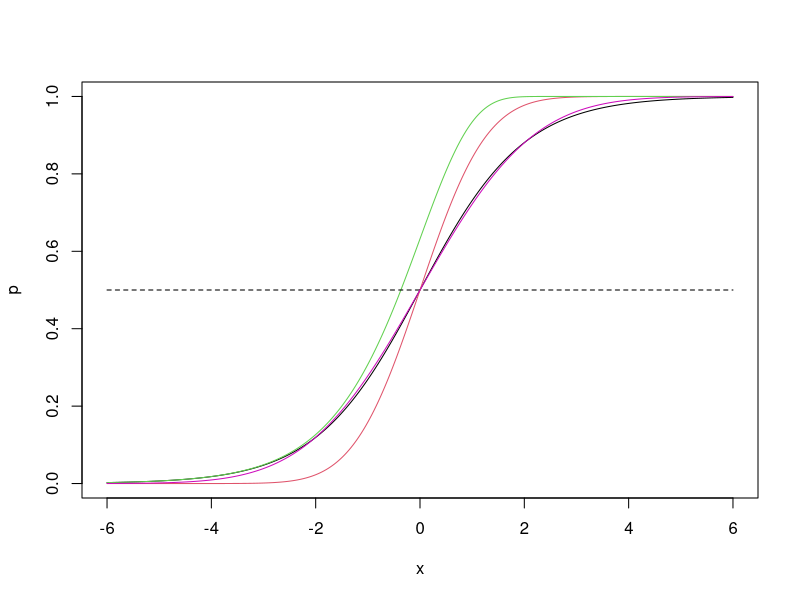
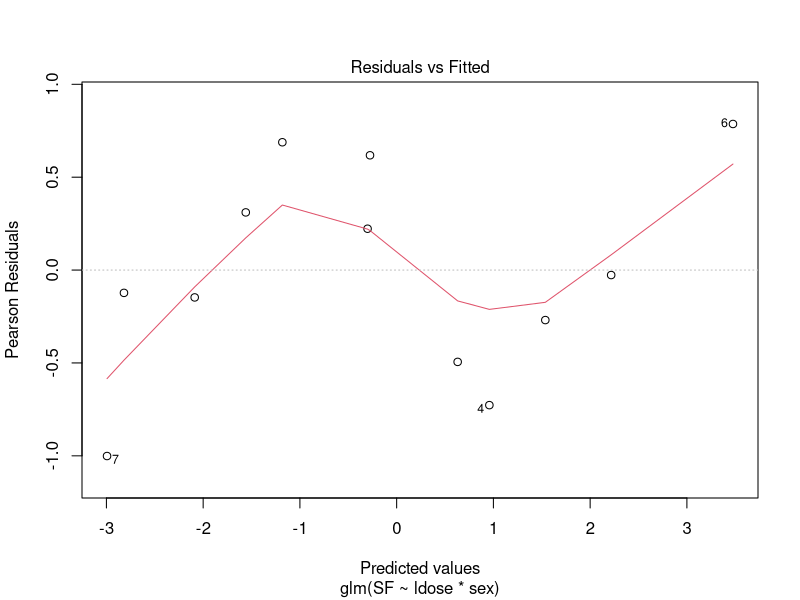
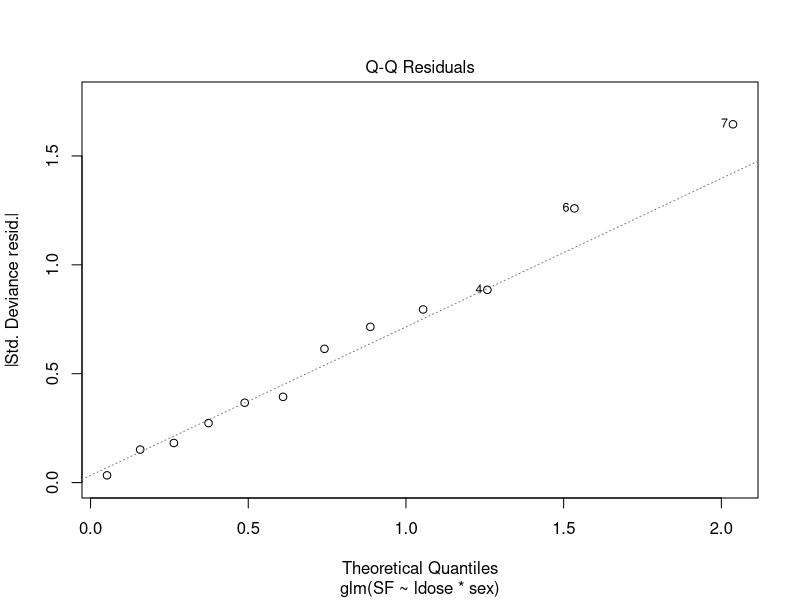
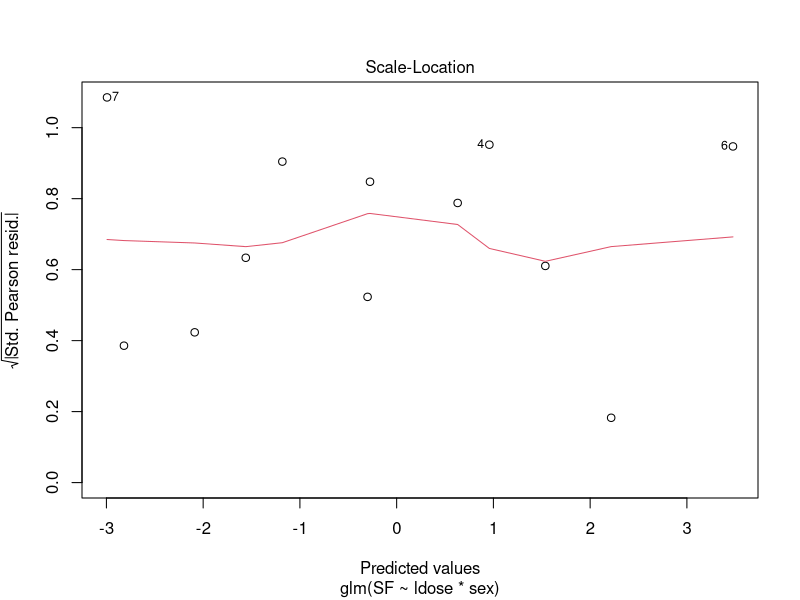
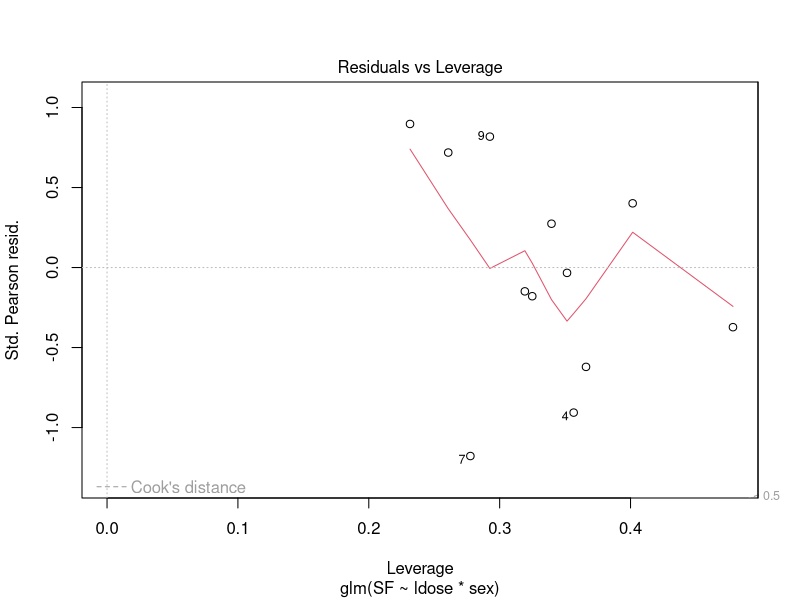
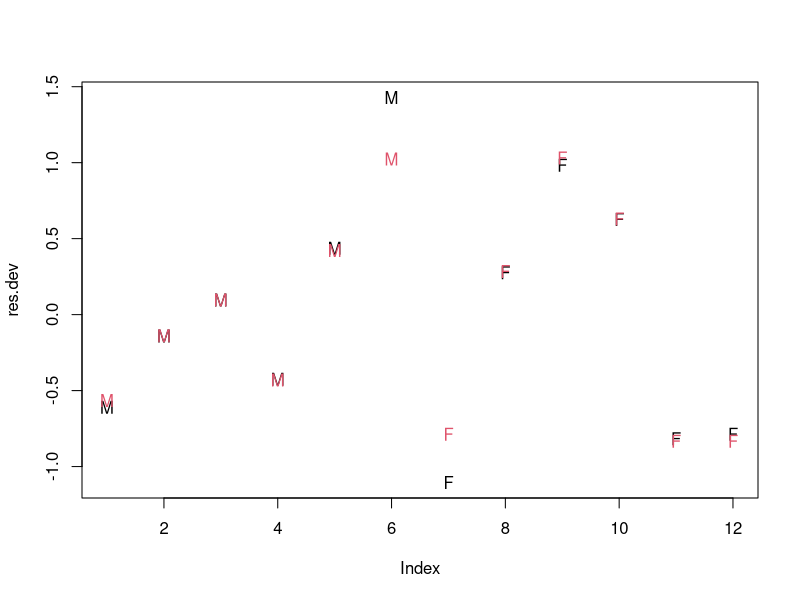
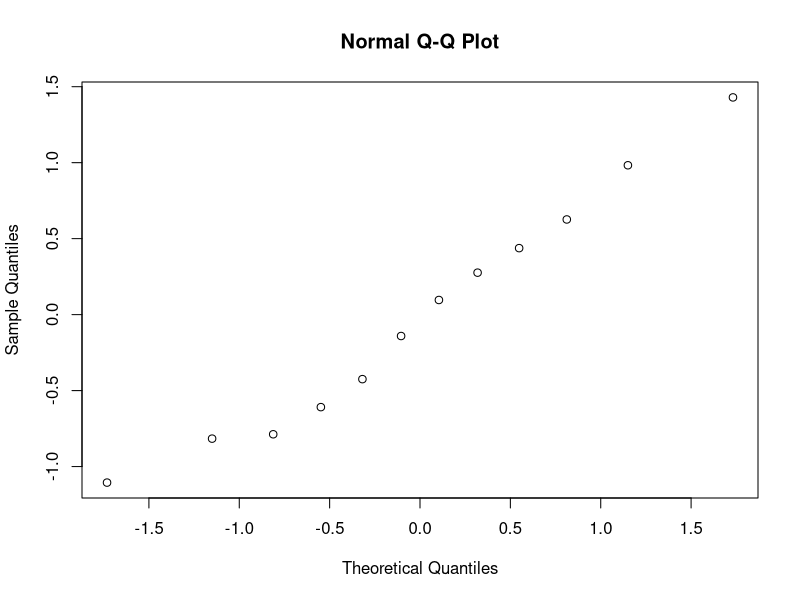
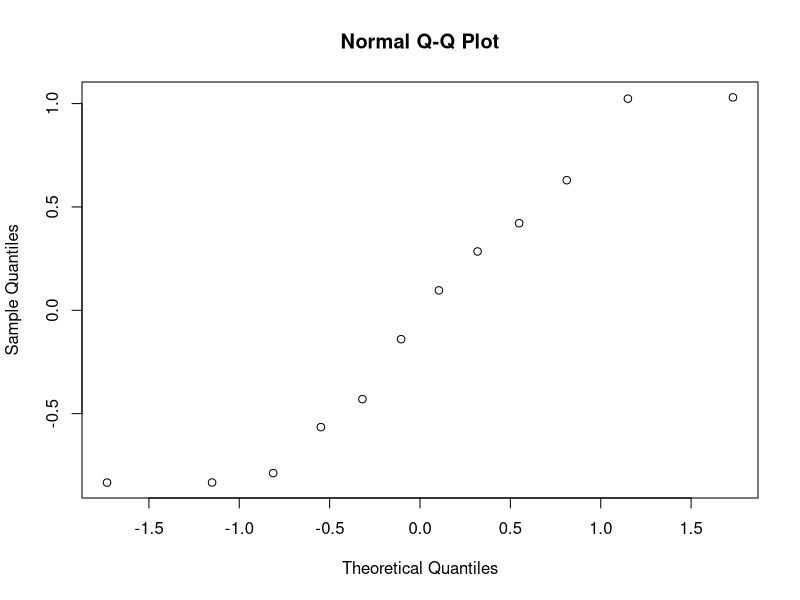

These charts were generated, in order, by the following R code:
# set the working directory
setwd("/Users/satoshiido/Documents/statistical-analysis/")

# Dose Response Models

x <- (-150:150) / 25

# logistic function curve
plot(x, 1 - 1 / (1 + exp(x)), type = "l", ylab = "p")

# cumulative probability
lines(x, pnorm(x), col = 2)
# C log-log link function Extreme value family
lines(x, 1 - exp(-exp(x)), col = 3)

lines(c(-6, 6), c(.5, .5), lty = 2, col = 1)

# cumulative probability with sd = 1.7
lines(x, pnorm(x, sd = 1.7), col = 6)


# Binomial Family in R

"budworm" <-
structure(list(numdead = c(1, 4, 9, 13, 18, 20, 0, 2, 6, 10, 
12, 16), ldose = c(0, 1, 2, 3, 4, 5, 0, 1, 2, 3, 4, 5), sex = structure(c(2, 
2, 2, 2, 2, 2, 1, 1, 1, 1, 1, 1), .Label = c("F", "M"), class = "factor"), 
    SF = structure(c(1, 4, 9, 13, 18, 20, 0, 2, 6, 10, 12, 16, 
    19, 16, 11, 7, 2, 0, 20, 18, 14, 10, 8, 4), .Dim = c(12, 
    2))), .Names = c("numdead", "ldose", "sex", "SF"), row.names = c("1", 
"2", "3", "4", "5", "6", "7", "8", "9", "10", "11", "12"), class = "data.frame")

# budworm data input from MASS book
budworm2 <- read.csv("./Purdue_STAT526/budworm2.csv")

# https://bit.ly/3kgkiID
# https://bit.ly/3IeQdBq
# https://bit.ly/3EkTe22
# https://bit.ly/3KjJ5Gm

# training glm
## these two below are the same

budwm.lgt0 <- glm(SF ~ ldose * sex, family = binomial, data = budworm)
budwm.lgt0

# weight = 重み`weights`を使った重みつき最小自乗法 (つまり sum(w*e^2) を最小化する) が使われる
budwm.lgt1 <- update(budwm.lgt0, numdead / 20 ~ ., weight = rep(20, 12))
budwm.lgt1

# same results
summary(budwm.lgt0); summary(budwm.lgt1)

# ldose and sex parameters have contributed a lot to the model
anova(budwm.lgt0)
drop1(budwm.lgt0)

# plotting multiple graph
plot(budwm.lgt0)

# Stepwise
# seems like there is no need of interaction terms of ldose * sex
step(budwm.lgt0)

# model renew and re-fitting
# get rid of interaction
# AIC gets better
budwm.lgt <- update(budwm.lgt0, . ~ . - ldose:sex)
budwm.lgt

# prediction with glm method
# new = the name of the new data frame to make predictions for
predict(budwm.lgt, new = data.frame(ldose = 2, sex = "M"))

# type = "response" gives the predicted probabilities
predict(budwm.lgt, type = "response")

# residuals
residuals(budwm.lgt)
residuals(budwm.lgt, "pearson")


# 2 * 2 Table, Deviances
test <- data.frame(y = I(rbind(c(10, 26), c(40, 24))), x = factor(1:2))
test
fit <- glm(y ~ x, family = binomial, data = test)
# Deviance Residuals = 0 meaning the perfect fit
summary(fit)

# same fit with Bernoulli data
test1 <- data.frame(y = c(rep(1, 10), rep(0, 26), rep(1, 40), rep(0,24)), x = factor(c(rep(1, 36), rep(0, 64))))
fit1 <- glm(y ~ x, family = binomial, data = test1)
summary(fit1)

# check the deviances of separate constant fits
summary(glm(y ~ 1, binomial, test1[1:36, ]))
summary(glm(y ~ 1, binomial, test1[-(1:36), ]))


# restrspective logistic Model: Example
x <- runif(100000)
# so rare
y <- rbinom(x, 1, plogis(-10 + 4 * x))
sum(y)
# sampling
ind <- c(sample(100000, 60), (1:100000)[y == 1])
smpl <- data.frame(x = x[ind], y = y[ind])

# retrospective logistic modeling
summary(glm(y ~ x, family = binomial, data = smpl))


# With Logit = -2 + 4x
x <- runif(120)
y <- rbinom(x, 1, plogis(-2 + 4 * x))
sum(y)
## result is similar to the retrospective
summary(glm(y ~ x, family = binomial))

# With Logit = -6 + 4x
x <- runif(2000)
y <- rbinom(x, 1, plogis(-6 + 4 * x))
sum(y)
## sampling
ind <- (1:2000)[y == 1]
ind <- c(ind, sample((1:2000)[-ind], 60))
smpl <- data.frame(x = x[ind], y = y[ind])

## result is similar to the retrospective as well
summary(glm(y ~ x, family = binomial, data = smpl))


# Over-Dispersion: Example
boys <- read.csv("./Purdue_STAT526/boys.csv")
# modeling
boys.fit <- glm(cbind(boy, girl) ~ 1, binomial, weight = fr, data = boys)
# prediction
predict(boys.fit, type = "res")
# boys ratio
p <- sum(boys$fr * (0:6)) / sum(boys$fr) / 6

# the Over-dispersion = Pearson's X^2 statistics / (n-p)
sum(resid(boys.fit, type = "pear")^ 2) / (sum(boys$fr) - 1)

# Residual Analysis
budworm
budwm.lgt
## Deviance and Pearson residuals are often very similar
## Deviance residuals
res.dev <- resid(budwm.lgt)
## Pearson residuals
res.pear <- resid(budwm.lgt, type = "pear")

plot(res.dev, pch = as.character(budworm$sex))
points(res.pear, pch = as.character(budworm$sex), col = 2)
qqnorm(res.dev)
qqnorm(res.pear)

# check for possible nonlinearity
# Working residual
res.work <- resid(budwm.lgt, type = "work")

# seems there is nonlinearity
plot(budworm$ldose, res.work, pch = as.character(budworm$sex))
abline(h = 0, lty = 2)

# Terms Predictions and Partial Residuals
res.work + predict(budwm.lgt, type = "term")
resid(budwm.lgt, type = "part")


# Regression Diagnostics
plot(budwm.lgt)
influence.measures(budwm.lgt)
